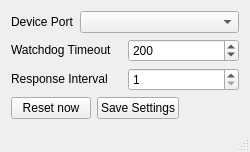
<?xml version="1.0" encoding="UTF-8"?>
<ui version="4.0">
 <class>MainWindow</class>
 <widget class="QMainWindow" name="MainWindow">
  <property name="geometry">
   <rect>
    <x>0</x>
    <y>0</y>
    <width>250</width>
    <height>147</height>
   </rect>
  </property>
  <property name="maximumSize">
   <size>
    <width>500</width>
    <height>150</height>
   </size>
  </property>
  <property name="windowTitle">
   <string>watchDoggy</string>
  </property>
  <widget class="QWidget" name="centralWidget">
   <layout class="QVBoxLayout" name="verticalLayout">
    <item>
     <layout class="QHBoxLayout" name="horizontalLayout">
      <item>
       <widget class="QLabel" name="label">
        <property name="sizePolicy">
         <sizepolicy hsizetype="Fixed" vsizetype="Fixed">
          <horstretch>0</horstretch>
          <verstretch>0</verstretch>
         </sizepolicy>
        </property>
        <property name="text">
         <string>Device Port</string>
        </property>
       </widget>
      </item>
      <item>
       <widget class="QComboBox" name="portList"/>
      </item>
     </layout>
    </item>
    <item>
     <layout class="QHBoxLayout" name="horizontalLayout_2">
      <item>
       <widget class="QLabel" name="label_2">
        <property name="sizePolicy">
         <sizepolicy hsizetype="Preferred" vsizetype="Fixed">
          <horstretch>0</horstretch>
          <verstretch>0</verstretch>
         </sizepolicy>
        </property>
        <property name="text">
         <string>Watchdog Timeout</string>
        </property>
       </widget>
      </item>
      <item>
       <widget class="QSpinBox" name="timeout">
        <property name="minimum">
         <number>0</number>
        </property>
        <property name="maximum">
         <number>2500</number>
        </property>
        <property name="singleStep">
         <number>10</number>
        </property>
        <property name="value">
         <number>200</number>
        </property>
       </widget>
      </item>
     </layout>
    </item>
    <item>
     <layout class="QHBoxLayout" name="horizontalLayout_3">
      <item>
       <widget class="QLabel" name="label_3">
        <property name="sizePolicy">
         <sizepolicy hsizetype="Preferred" vsizetype="Fixed">
          <horstretch>0</horstretch>
          <verstretch>0</verstretch>
         </sizepolicy>
        </property>
        <property name="text">
         <string>Response Interval</string>
        </property>
       </widget>
      </item>
      <item>
       <widget class="QSpinBox" name="response">
        <property name="minimum">
         <number>1</number>
        </property>
        <property name="maximum">
         <number>60</number>
        </property>
        <property name="singleStep">
         <number>1</number>
        </property>
        <property name="value">
         <number>1</number>
        </property>
       </widget>
      </item>
     </layout>
    </item>
    <item>
     <layout class="QHBoxLayout" name="horizontalLayout_4">
      <item>
       <widget class="QPushButton" name="pushButton">
        <property name="text">
         <string>Reset now</string>
        </property>
       </widget>
      </item>
      <item>
       <widget class="QPushButton" name="saveButton">
        <property name="text">
         <string>Save Settings</string>
        </property>
       </widget>
      </item>
      <item>
       <spacer name="horizontalSpacer">
        <property name="orientation">
         <enum>Qt::Horizontal</enum>
        </property>
        <property name="sizeHint" stdset="0">
         <size>
          <width>40</width>
          <height>20</height>
         </size>
        </property>
       </spacer>
      </item>
     </layout>
    </item>
   </layout>
  </widget>
  <widget class="QStatusBar" name="statusBar"/>
 </widget>
 <layoutdefault spacing="6" margin="11"/>
 <resources/>
 <connections/>
</ui>
